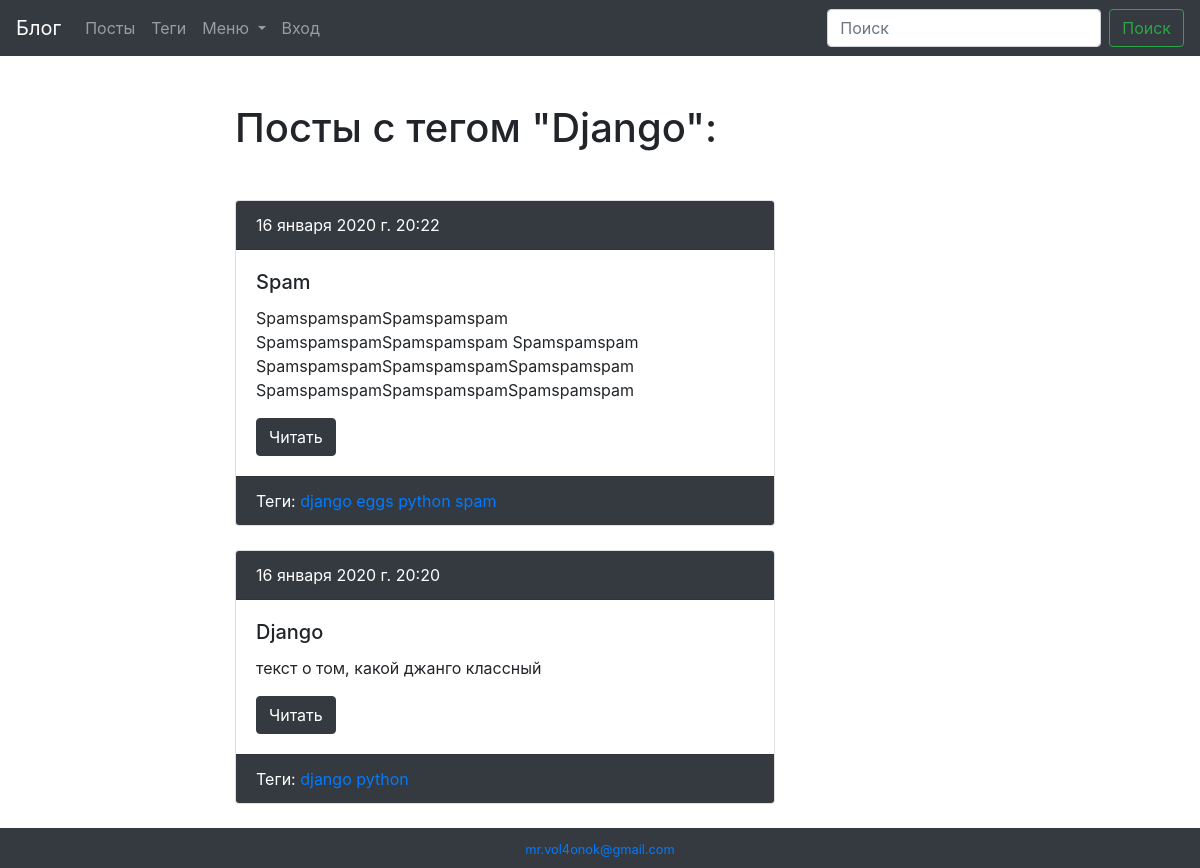
Page /blog/tag/django/ on the earlier database version.
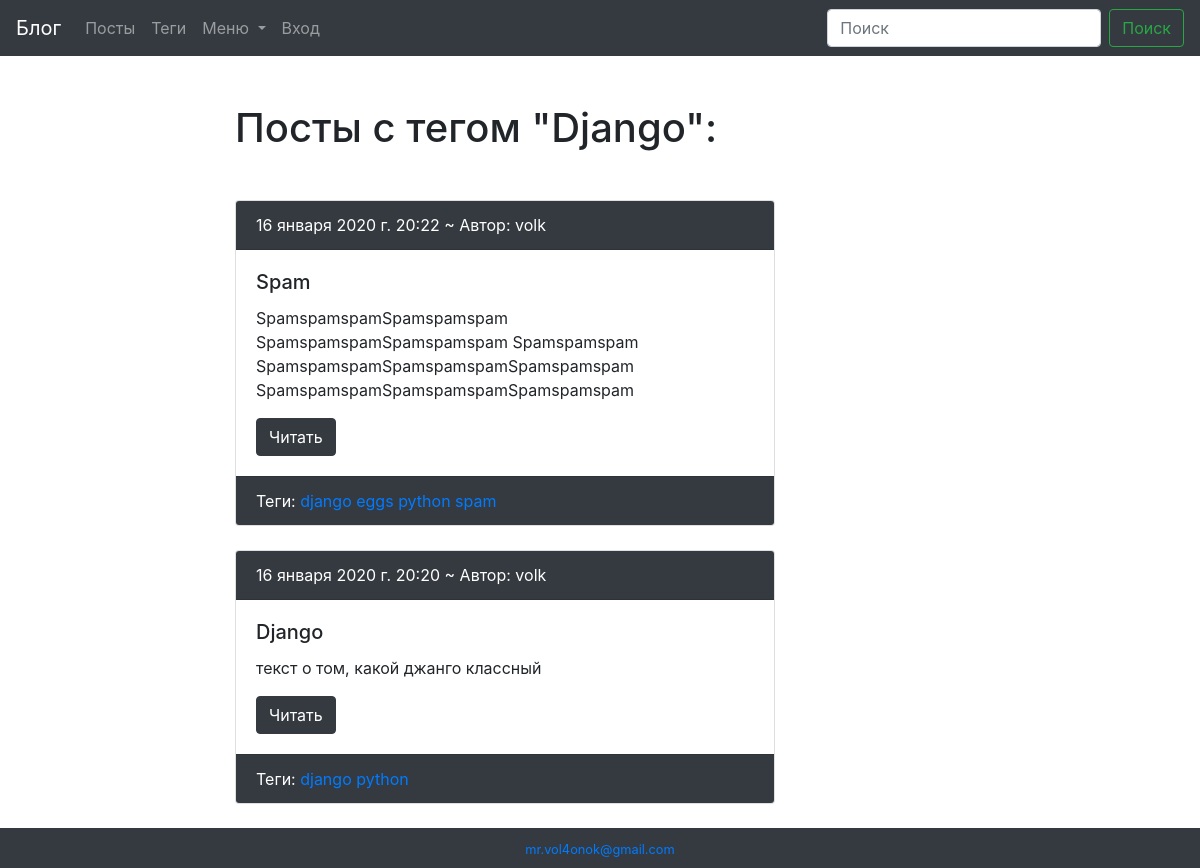
Same page on the later database version.
### blog/models.py (models this page shows, shortened)
class Post(models.Model):
    author = models.ForeignKey(
        User,
        verbose_name='Автор',
        on_delete=models.SET_NULL,
        null=True,
        blank=True
    )
    title = models.CharField('Заголовок', max_length=50, db_index=True)
    slug = models.SlugField('url', max_length=50, unique=True, blank=True)
    body = models.TextField('Тело', blank=True, db_index=True)
    pub_date = models.DateTimeField('Дата публикации', auto_now_add=True)
    tags = models.ManyToManyField('Tag', blank=True, related_name='posts', verbose_name='Тег')
    image = models.ImageField('Изображение', upload_to='post/', null=True, blank=True)
    published = models.BooleanField('Опубликовать?', default=True)
    viewed = models.PositiveIntegerField('Просмотернно', default=0)
    def get_absolute_url(self):
        return reverse('blog:post_detail_url', kwargs={'slug': self.slug})
    class Meta:
        ordering = ['-pub_date']
        verbose_name = 'Пост'
        verbose_name_plural = 'Посты'

### blog/views.py (the view)
# urls.py: path('tag/<str:slug>/', TagDetail.as_view(), name='tag_detail_url'),
class TagDetail(ObjectDetailMixin, View):
    model = Tag
    template = 'blog/tag_detail.html'

### blog/models.py (called while the page is built)
    def get_absolute_url(self):
        return reverse('blog:tag_detail_url', kwargs={'slug': self.slug})

### blog/utils.py (called while the page is built)
    def get(self, request, slug):
        obj = get_object_or_404(self.model, slug__iexact=slug, published=True)
        context = {
            self.model.__name__.lower(): obj,
            'admin_object': obj,
            'detail': True,
        }
        if self.model_form:
            form = self.model_form()
            context['form'] = form
        return render(request, self.template, context)

### menu/templatetags/menu_tags.py (called while the page is built)
def get_menu_item(menu):
    return MenuItem.objects.filter(
        menu__name=menu,
        menu__published=True,
        published=True
    )

@register.inclusion_tag('base/tags/base_tag.html', takes_context=True)
def menu_item(context, menu, template='menu/menu_item_tag.html', static='css/style.css'):
    return {
        'template': template,
        'items': get_menu_item(menu),
        'static': static
    }

### blog/templates/blog/tag_detail.html (shortened to what this page needs)
{% extends 'blog/base_blog.html' %}
{% block content %}
    <h1 class="mb-5">Посты с тегом "{{ tag.title|title }}":</h1>
    {% for post in tag.posts.all %}
        {% include 'blog/includes/post_card_template.html' %}
    {% endfor %}
{% endblock %}

### blog/templates/blog/includes/post_card_template.html
{% if post.published %}
    <div class="card mb-4">
        <div class="card-header bg-dark text-white">
            {{ post.pub_date }}
            {% if post.author %}
                ~ Автор: {{ post.author }}
            {% endif %}
        </div>
        <div class="card-body">
            <h5 class="card-title">{{ post.title }}</h5>
            <p class="card-text">{{ post.body|truncatewords:10 }}</p>
            <a href="{{ post.get_absolute_url }}" class="btn btn-dark">Читать</a>
        </div>
        <div class="card-footer text-white bg-dark">
            Теги:
            {% for tag in post.tags.all %}
                {% if tag.published %}
                    <a href="{{ tag.get_absolute_url }}">{{ tag.title }}</a>
                {% endif %}
            {% endfor %}
        </div>
    </div>
{% endif %}

Differences in the rows shown:
changed Post "Spam": author (not shown) → "volk"
changed Post "Django": author (not shown) → "volk"
